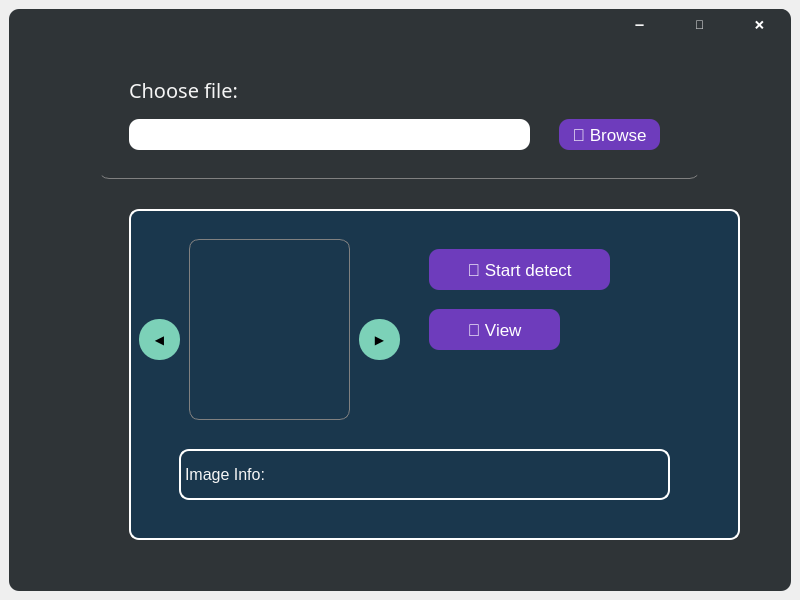
<?xml version="1.0" encoding="UTF-8"?>
<ui version="4.0">
 <class>MainWindow</class>
 <widget class="QMainWindow" name="MainWindow">
  <property name="geometry">
   <rect>
    <x>0</x>
    <y>0</y>
    <width>800</width>
    <height>600</height>
   </rect>
  </property>
  <property name="windowTitle">
   <string>MainWindow</string>
  </property>
  <widget class="QWidget" name="centralwidget">
   <layout class="QVBoxLayout" name="verticalLayout">
    <item>
     <widget class="QFrame" name="frame">
      <property name="styleSheet">
       <string notr="true">QFrame{
	border-radius:10px;
	boder-image:url(:/pic/wave.png);
	
	background-color: rgb(47, 52, 55);

}</string>
      </property>
      <property name="frameShape">
       <enum>QFrame::StyledPanel</enum>
      </property>
      <property name="frameShadow">
       <enum>QFrame::Raised</enum>
      </property>
      <widget class="QPushButton" name="Bclose">
       <property name="geometry">
        <rect>
         <x>720</x>
         <y>0</y>
         <width>61</width>
         <height>31</height>
        </rect>
       </property>
       <property name="toolTip">
        <string>&lt;html&gt;&lt;head/&gt;&lt;body&gt;&lt;p&gt;❌&lt;/p&gt;&lt;/body&gt;&lt;/html&gt;</string>
       </property>
       <property name="styleSheet">
        <string notr="true">QPushButton{
	color:white;
	border-radius: 10px;
	background-color: rgb(47, 52, 55);
	border:none;	
	outline:none;
}

QPushButton:hover {
    background-color: #64b5f6;
}</string>
       </property>
       <property name="text">
        <string>❌</string>
       </property>
      </widget>
      <widget class="QPushButton" name="Bmax">
       <property name="geometry">
        <rect>
         <x>660</x>
         <y>0</y>
         <width>61</width>
         <height>31</height>
        </rect>
       </property>
       <property name="styleSheet">
        <string notr="true">QPushButton{
	color:white;
	border-radius:10px;
	background-color: rgb(47, 52, 55);
	border:none;	
	outline:none;
}

QPushButton:hover {
    background-color: #64b5f6;
}</string>
       </property>
       <property name="text">
        <string>🔲</string>
       </property>
      </widget>
      <widget class="QPushButton" name="Bmin">
       <property name="geometry">
        <rect>
         <x>600</x>
         <y>0</y>
         <width>61</width>
         <height>31</height>
        </rect>
       </property>
       <property name="styleSheet">
        <string notr="true">QPushButton{
	color:white;
	border-radius:10px;
	background-color: rgb(47, 52, 55);
	border:none;	
	outline:none;
}

QPushButton:hover {
    background-color: #64b5f6;
}</string>
       </property>
       <property name="text">
        <string>➖</string>
       </property>
      </widget>
      <widget class="QPushButton" name="Bopen">
       <property name="geometry">
        <rect>
         <x>550</x>
         <y>110</y>
         <width>101</width>
         <height>31</height>
        </rect>
       </property>
       <property name="toolTip">
        <string>&lt;html&gt;&lt;head/&gt;&lt;body&gt;&lt;p&gt;&lt;span style=&quot; font-size:12pt;&quot;&gt;📂&lt;/span&gt;&lt;/p&gt;&lt;/body&gt;&lt;/html&gt;</string>
       </property>
       <property name="styleSheet">
        <string notr="true">QPushButton{
	font-size: 17px;
	color:white;
	background-color: #6E3CBC;
	border-radius:10px;
}</string>
       </property>
       <property name="text">
        <string>📂 Browse</string>
       </property>
      </widget>
      <widget class="QLineEdit" name="lineEdit">
       <property name="geometry">
        <rect>
         <x>120</x>
         <y>110</y>
         <width>401</width>
         <height>31</height>
        </rect>
       </property>
       <property name="styleSheet">
        <string notr="true">QLineEdit{
	border-radius:10px;
}</string>
       </property>
      </widget>
      <widget class="QLabel" name="label_2">
       <property name="geometry">
        <rect>
         <x>90</x>
         <y>150</y>
         <width>601</width>
         <height>20</height>
        </rect>
       </property>
       <property name="styleSheet">
        <string notr="true">QLabel{
	border:none;
	border-bottom: 1px solid grey;

}</string>
       </property>
       <property name="text">
        <string/>
       </property>
      </widget>
      <widget class="QLabel" name="label_3">
       <property name="geometry">
        <rect>
         <x>120</x>
         <y>60</y>
         <width>141</width>
         <height>41</height>
        </rect>
       </property>
       <property name="font">
        <font>
         <family>MV Boli</family>
         <pointsize>15</pointsize>
        </font>
       </property>
       <property name="styleSheet">
        <string notr="true">QLabel{
	color: #F5F5F5;
}</string>
       </property>
       <property name="text">
        <string>Choose file:</string>
       </property>
      </widget>
      <widget class="QFrame" name="frame_2">
       <property name="geometry">
        <rect>
         <x>120</x>
         <y>200</y>
         <width>611</width>
         <height>331</height>
        </rect>
       </property>
       <property name="styleSheet">
        <string notr="true">QFrame{
	background-color:#1A374D;
	border: 2px solid  white;
	box-shadow: 12px 12px 2px 1px rgba(0, 0, 255, .2);
}</string>
       </property>
       <property name="frameShape">
        <enum>QFrame::StyledPanel</enum>
       </property>
       <property name="frameShadow">
        <enum>QFrame::Raised</enum>
       </property>
       <widget class="QPushButton" name="Bdetect">
        <property name="geometry">
         <rect>
          <x>300</x>
          <y>40</y>
          <width>181</width>
          <height>41</height>
         </rect>
        </property>
        <property name="toolTip">
         <string>&lt;html&gt;&lt;head/&gt;&lt;body&gt;&lt;p&gt;&lt;span style=&quot; font-size:12pt;&quot;&gt;🤖&lt;/span&gt;&lt;/p&gt;&lt;/body&gt;&lt;/html&gt;</string>
        </property>
        <property name="styleSheet">
         <string notr="true">QPushButton{
	font-size: 17px;
	color:white;
	background-color: #6E3CBC;
	border-radius:10px;
}</string>
        </property>
        <property name="text">
         <string>🤖 Start detect</string>
        </property>
       </widget>
       <widget class="QLabel" name="Limage">
        <property name="geometry">
         <rect>
          <x>60</x>
          <y>30</y>
          <width>161</width>
          <height>181</height>
         </rect>
        </property>
        <property name="styleSheet">
         <string notr="true">QLabel{
	
	border: 1px solid grey;
}
</string>
        </property>
        <property name="text">
         <string/>
        </property>
       </widget>
       <widget class="QLabel" name="label_5">
        <property name="geometry">
         <rect>
          <x>50</x>
          <y>240</y>
          <width>491</width>
          <height>51</height>
         </rect>
        </property>
        <property name="font">
         <font>
          <pointsize>12</pointsize>
         </font>
        </property>
        <property name="styleSheet">
         <string notr="true">QLabel{
	Color: #F5F5F5;
}
</string>
        </property>
        <property name="text">
         <string>Image Info:</string>
        </property>
       </widget>
       <widget class="QPushButton" name="Bview">
        <property name="geometry">
         <rect>
          <x>300</x>
          <y>100</y>
          <width>131</width>
          <height>41</height>
         </rect>
        </property>
        <property name="toolTip">
         <string>&lt;html&gt;&lt;head/&gt;&lt;body&gt;&lt;p&gt;&lt;span style=&quot; font-size:12pt;&quot;&gt;👀&lt;/span&gt;&lt;/p&gt;&lt;/body&gt;&lt;/html&gt;</string>
        </property>
        <property name="styleSheet">
         <string notr="true">QPushButton{
	font-size: 17px;
	color:white;
	background-color: #6E3CBC;
	border-radius:10px;
}</string>
        </property>
        <property name="text">
         <string>👀 View</string>
        </property>
       </widget>
       <widget class="QPushButton" name="Bright">
        <property name="geometry">
         <rect>
          <x>230</x>
          <y>110</y>
          <width>41</width>
          <height>41</height>
         </rect>
        </property>
        <property name="styleSheet">
         <string notr="true">QPushButton{
	Background-color: #7CD1B8;
	border-radius:20px;
}

QPushButton:hover {
    background-color: #64b5f6;
}</string>
        </property>
        <property name="text">
         <string>▶️</string>
        </property>
       </widget>
       <widget class="QPushButton" name="Bleftt">
        <property name="geometry">
         <rect>
          <x>10</x>
          <y>110</y>
          <width>41</width>
          <height>41</height>
         </rect>
        </property>
        <property name="styleSheet">
         <string notr="true">QPushButton{
	Background-color: #7CD1B8;
	border-radius:20px;
}

QPushButton:hover {
    background-color: #64b5f6;
}</string>
        </property>
        <property name="text">
         <string>◀️</string>
        </property>
       </widget>
      </widget>
     </widget>
    </item>
   </layout>
  </widget>
 </widget>
 <resources>
  <include location="picture.qrc"/>
 </resources>
 <connections/>
</ui>
